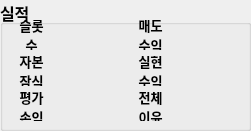
   <widget class="QGroupBox" name="groupBox_3">
    <property name="geometry">
     <rect>
      <x>14</x>
      <y>158</y>
      <width>251</width>
      <height>131</height>
     </rect>
    </property>
    <property name="font">
     <font>
      <pointsize>12</pointsize>
      <weight>75</weight>
      <bold>true</bold>
     </font>
    </property>
    <property name="title">
     <string>실적</string>
    </property>
    <widget class="QWidget" name="gridLayoutWidget_4">
     <property name="geometry">
      <rect>
       <x>5</x>
       <y>20</y>
       <width>231</width>
       <height>101</height>
      </rect>
     </property>
     <layout class="QGridLayout" name="gridLayout_4">
      <property name="sizeConstraint">
       <enum>QLayout::SetNoConstraint</enum>
      </property>
      <item row="1" column="1">
       <widget class="QLabel" name="lblOptVal">
        <property name="font">
         <font>
          <family>굴림</family>
          <pointsize>12</pointsize>
          <weight>50</weight>
          <bold>false</bold>
         </font>
        </property>
        <property name="text">
         <string/>
        </property>
        <property name="textFormat">
         <enum>Qt::RichText</enum>
        </property>
        <property name="alignment">
         <set>Qt::AlignRight|Qt::AlignTrailing|Qt::AlignVCenter</set>
        </property>
       </widget>
      </item>
      <item row="1" column="0">
       <widget class="QLabel" name="lblOption">
        <property name="font">
         <font>
          <family>굴림</family>
          <pointsize>10</pointsize>
          <weight>75</weight>
          <bold>true</bold>
         </font>
        </property>
        <property name="text">
         <string>자본
잠식</string>
        </property>
        <property name="alignment">
         <set>Qt::AlignCenter</set>
        </property>
       </widget>
      </item>
      <item row="2" column="2">
       <widget class="QLabel" name="label_7">
        <property name="font">
         <font>
          <family>굴림</family>
          <pointsize>10</pointsize>
          <weight>75</weight>
          <bold>true</bold>
         </font>
        </property>
        <property name="text">
         <string>전체
이윤</string>
        </property>
        <property name="alignment">
         <set>Qt::AlignCenter</set>
        </property>
       </widget>
      </item>
      <item row="2" column="3">
       <widget class="QLabel" name="lblBenefit">
        <property name="font">
         <font>
          <family>굴림</family>
          <pointsize>12</pointsize>
          <weight>50</weight>
          <bold>false</bold>
         </font>
        </property>
        <property name="text">
         <string/>
        </property>
        <property name="textFormat">
         <enum>Qt::RichText</enum>
        </property>
        <property name="alignment">
         <set>Qt::AlignRight|Qt::AlignTrailing|Qt::AlignVCenter</set>
        </property>
       </widget>
      </item>
      <item row="0" column="0">
       <widget class="QLabel" name="lblOption_2">
        <property name="font">
         <font>
          <family>굴림</family>
          <pointsize>10</pointsize>
          <weight>75</weight>
          <bold>true</bold>
         </font>
        </property>
        <property name="text">
         <string>슬롯
수</string>
        </property>
        <property name="alignment">
         <set>Qt::AlignCenter</set>
        </property>
       </widget>
      </item>
      <item row="0" column="1">
       <widget class="QLabel" name="lblNumSlot">
        <property name="font">
         <font>
          <family>굴림</family>
          <pointsize>12</pointsize>
          <weight>50</weight>
          <bold>false</bold>
         </font>
        </property>
        <property name="text">
         <string/>
        </property>
        <property name="textFormat">
         <enum>Qt::RichText</enum>
        </property>
        <property name="alignment">
         <set>Qt::AlignRight|Qt::AlignTrailing|Qt::AlignVCenter</set>
        </property>
       </widget>
      </item>
      <item row="1" column="2">
       <widget class="QLabel" name="label_8">
        <property name="font">
         <font>
          <family>굴림</family>
          <pointsize>10</pointsize>
          <weight>75</weight>
          <bold>true</bold>
         </font>
        </property>
        <property name="text">
         <string>실현
수익</string>
        </property>
        <property name="alignment">
         <set>Qt::AlignCenter</set>
        </property>
       </widget>
      </item>
      <item row="2" column="0">
       <widget class="QLabel" name="label_9">
        <property name="font">
         <font>
          <family>굴림</family>
          <pointsize>10</pointsize>
          <weight>75</weight>
          <bold>true</bold>
         </font>
        </property>
        <property name="text">
         <string>평가
손익</string>
        </property>
        <property name="alignment">
         <set>Qt::AlignCenter</set>
        </property>
       </widget>
      </item>
      <item row="1" column="3">
       <widget class="QLabel" name="lblBenefitKrw">
        <property name="font">
         <font>
          <family>굴림</family>
          <pointsize>12</pointsize>
          <weight>50</weight>
          <bold>false</bold>
         </font>
        </property>
        <property name="text">
         <string/>
        </property>
        <property name="textFormat">
         <enum>Qt::RichText</enum>
        </property>
        <property name="alignment">
         <set>Qt::AlignRight|Qt::AlignTrailing|Qt::AlignVCenter</set>
        </property>
       </widget>
      </item>
      <item row="2" column="1">
       <widget class="QLabel" name="lblCurBenefit">
        <property name="font">
         <font>
          <family>굴림</family>
          <pointsize>12</pointsize>
          <weight>50</weight>
          <bold>false</bold>
         </font>
        </property>
        <property name="text">
         <string/>
        </property>
        <property name="textFormat">
         <enum>Qt::RichText</enum>
        </property>
        <property name="alignment">
         <set>Qt::AlignRight|Qt::AlignTrailing|Qt::AlignVCenter</set>
        </property>
       </widget>
      </item>
      <item row="0" column="2">
       <widget class="QLabel" name="label_12">
        <property name="font">
         <font>
          <family>굴림</family>
          <pointsize>10</pointsize>
          <weight>75</weight>
          <bold>true</bold>
         </font>
        </property>
        <property name="text">
         <string>매도
수익</string>
        </property>
        <property name="alignment">
         <set>Qt::AlignCenter</set>
        </property>
       </widget>
      </item>
      <item row="0" column="3">
       <widget class="QLabel" name="lblSellProfit">
        <property name="font">
         <font>
          <family>굴림</family>
          <pointsize>12</pointsize>
          <weight>50</weight>
          <bold>false</bold>
         </font>
        </property>
        <property name="text">
         <string/>
        </property>
        <property name="textFormat">
         <enum>Qt::RichText</enum>
        </property>
        <property name="alignment">
         <set>Qt::AlignRight|Qt::AlignTrailing|Qt::AlignVCenter</set>
        </property>
       </widget>
      </item>
     </layout>
    </widget>
   </widget>
